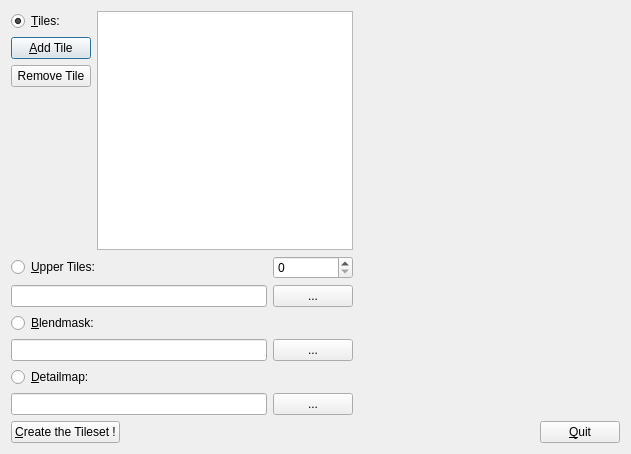
<ui version="4.0" >
 <class>TilesetMaker</class>
 <widget class="QDialog" name="TilesetMaker" >
  <property name="geometry" >
   <rect>
    <x>0</x>
    <y>0</y>
    <width>631</width>
    <height>454</height>
   </rect>
  </property>
  <property name="windowTitle" >
   <string>TilesetMaker</string>
  </property>
  <property name="windowIcon" >
   <iconset resource="application.qrc" >:/newicon16.png</iconset>
  </property>
  <layout class="QVBoxLayout" >
   <item>
    <layout class="QHBoxLayout" >
     <item>
      <layout class="QVBoxLayout" >
       <item>
        <layout class="QHBoxLayout" >
         <item>
          <layout class="QVBoxLayout" >
           <item>
            <widget class="QRadioButton" name="m_prbTiles" >
             <property name="toolTip" >
              <string>If you select this, you will see the image on the right, that's all.</string>
             </property>
             <property name="statusTip" >
              <string>If you select this, you will see the image on the right, that's all.</string>
             </property>
             <property name="whatsThis" >
              <string>If you select this, you will see the image on the right, that's all.</string>
             </property>
             <property name="text" >
              <string>&amp;Tiles:</string>
             </property>
             <property name="checked" >
              <bool>true</bool>
             </property>
            </widget>
           </item>
           <item>
            <widget class="QPushButton" name="m_pbtnAdd" >
             <property name="toolTip" >
              <string>This adds a tile to the list of (Lower)tiles.</string>
             </property>
             <property name="statusTip" >
              <string>This adds a tile to the list of (Lower)tiles.</string>
             </property>
             <property name="whatsThis" >
              <string>This adds a tile to the list of (Lower)tiles.</string>
             </property>
             <property name="text" >
              <string>&amp;Add Tile</string>
             </property>
            </widget>
           </item>
           <item>
            <widget class="QPushButton" name="m_pbtnRem" >
             <property name="toolTip" >
              <string>This removes the currently selected tile from the list of (Lower)tiles.</string>
             </property>
             <property name="statusTip" >
              <string>This removes the currently selected tile from the list of (Lower)tiles.</string>
             </property>
             <property name="whatsThis" >
              <string>This removes the currently selected tile from the list of (Lower)tiles.</string>
             </property>
             <property name="text" >
              <string>Remove Tile</string>
             </property>
            </widget>
           </item>
           <item>
            <spacer>
             <property name="orientation" >
              <enum>Qt::Vertical</enum>
             </property>
             <property name="sizeHint" >
              <size>
               <width>20</width>
               <height>40</height>
              </size>
             </property>
            </spacer>
           </item>
          </layout>
         </item>
         <item>
          <widget class="QListWidget" name="m_plbTiles" >
           <property name="sizePolicy" >
            <sizepolicy vsizetype="Minimum" hsizetype="Minimum" >
             <horstretch>0</horstretch>
             <verstretch>0</verstretch>
            </sizepolicy>
           </property>
           <property name="statusTip" >
            <string>This is the list of Lowertiles.</string>
           </property>
           <property name="whatsThis" >
            <string>This is the list of Lowertiles.</string>
           </property>
          </widget>
         </item>
        </layout>
       </item>
       <item>
        <layout class="QGridLayout" >
         <item row="1" column="1" >
          <widget class="QPushButton" name="m_pbtnBrowseUppertiles" >
           <property name="sizePolicy" >
            <sizepolicy vsizetype="Fixed" hsizetype="Fixed" >
             <horstretch>0</horstretch>
             <verstretch>0</verstretch>
            </sizepolicy>
           </property>
           <property name="toolTip" >
            <string>This opens a Dialog that lets you choose a file.</string>
           </property>
           <property name="statusTip" >
            <string>This opens a Dialog that lets you choose a file.</string>
           </property>
           <property name="whatsThis" >
            <string>This opens a Dialog that lets you choose a file.</string>
           </property>
           <property name="text" >
            <string>...</string>
           </property>
          </widget>
         </item>
         <item row="1" column="0" >
          <widget class="QLineEdit" name="m_pedUppertiles" >
           <property name="sizePolicy" >
            <sizepolicy vsizetype="Fixed" hsizetype="Minimum" >
             <horstretch>0</horstretch>
             <verstretch>0</verstretch>
            </sizepolicy>
           </property>
           <property name="toolTip" >
            <string>This is the path to the image file containing all your uppertiles.</string>
           </property>
           <property name="statusTip" >
            <string>This is the path to the image file containing all your uppertiles.</string>
           </property>
           <property name="whatsThis" >
            <string>This is the path to the image file containing all your uppertiles.</string>
           </property>
          </widget>
         </item>
         <item row="0" column="1" >
          <widget class="QSpinBox" name="m_psbUppertilesCount" >
           <property name="toolTip" >
            <string>This is how much uppertiles there are in your uppertiles map.</string>
           </property>
           <property name="statusTip" >
            <string>This is how much uppertiles there are in your uppertiles map.</string>
           </property>
           <property name="whatsThis" >
            <string>This is how much uppertiles there are in your uppertiles map.</string>
           </property>
          </widget>
         </item>
         <item row="0" column="0" >
          <widget class="QRadioButton" name="m_prbUppertiles" >
           <property name="toolTip" >
            <string>If you select this, you will see the image on the right, that's all.</string>
           </property>
           <property name="statusTip" >
            <string>If you select this, you will see the image on the right, that's all.</string>
           </property>
           <property name="whatsThis" >
            <string>If you select this, you will see the image on the right, that's all.</string>
           </property>
           <property name="text" >
            <string>&amp;Upper Tiles:</string>
           </property>
          </widget>
         </item>
        </layout>
       </item>
       <item>
        <layout class="QGridLayout" >
         <item row="1" column="1" >
          <widget class="QPushButton" name="m_pbtnBrowseBlendmask" >
           <property name="sizePolicy" >
            <sizepolicy vsizetype="Fixed" hsizetype="Fixed" >
             <horstretch>0</horstretch>
             <verstretch>0</verstretch>
            </sizepolicy>
           </property>
           <property name="toolTip" >
            <string>This opens a Dialog that lets you choose a file.</string>
           </property>
           <property name="statusTip" >
            <string>This opens a Dialog that lets you choose a file.</string>
           </property>
           <property name="whatsThis" >
            <string>This opens a Dialog that lets you choose a file.</string>
           </property>
           <property name="text" >
            <string>...</string>
           </property>
          </widget>
         </item>
         <item row="1" column="0" >
          <widget class="QLineEdit" name="m_pedBlendmask" >
           <property name="sizePolicy" >
            <sizepolicy vsizetype="Fixed" hsizetype="Minimum" >
             <horstretch>0</horstretch>
             <verstretch>0</verstretch>
            </sizepolicy>
           </property>
           <property name="toolTip" >
            <string>This is the path to your blendmask image.</string>
           </property>
           <property name="statusTip" >
            <string>This is the path to your blendmask image.</string>
           </property>
           <property name="whatsThis" >
            <string>This is the path to your blendmask image.</string>
           </property>
          </widget>
         </item>
         <item row="0" column="0" >
          <widget class="QRadioButton" name="m_prbBlendmask" >
           <property name="toolTip" >
            <string>If you select this, you will see the image on the right, that's all.</string>
           </property>
           <property name="statusTip" >
            <string>If you select this, you will see the image on the right, that's all.</string>
           </property>
           <property name="whatsThis" >
            <string>If you select this, you will see the image on the right, that's all.</string>
           </property>
           <property name="text" >
            <string>&amp;Blendmask:</string>
           </property>
          </widget>
         </item>
        </layout>
       </item>
       <item>
        <layout class="QGridLayout" >
         <item row="1" column="1" >
          <widget class="QPushButton" name="m_pbtnBrowseDetailmap" >
           <property name="sizePolicy" >
            <sizepolicy vsizetype="Fixed" hsizetype="Fixed" >
             <horstretch>0</horstretch>
             <verstretch>0</verstretch>
            </sizepolicy>
           </property>
           <property name="toolTip" >
            <string>This opens a Dialog that lets you choose a file.</string>
           </property>
           <property name="statusTip" >
            <string>This opens a Dialog that lets you choose a file.</string>
           </property>
           <property name="whatsThis" >
            <string>This opens a Dialog that lets you choose a file.</string>
           </property>
           <property name="text" >
            <string>...</string>
           </property>
          </widget>
         </item>
         <item row="1" column="0" >
          <widget class="QLineEdit" name="m_pedDetailmap" >
           <property name="sizePolicy" >
            <sizepolicy vsizetype="Fixed" hsizetype="Minimum" >
             <horstretch>0</horstretch>
             <verstretch>0</verstretch>
            </sizepolicy>
           </property>
           <property name="toolTip" >
            <string>This is the path to your detailmap image.</string>
           </property>
           <property name="statusTip" >
            <string>This is the path to your detailmap image.</string>
           </property>
           <property name="whatsThis" >
            <string>This is the path to your detailmap image.</string>
           </property>
          </widget>
         </item>
         <item row="0" column="0" >
          <widget class="QRadioButton" name="m_prbDetailmap" >
           <property name="toolTip" >
            <string>If you select this, you will see the image on the right, that's all.</string>
           </property>
           <property name="statusTip" >
            <string>If you select this, you will see the image on the right, that's all.</string>
           </property>
           <property name="whatsThis" >
            <string>If you select this, you will see the image on the right, that's all.</string>
           </property>
           <property name="text" >
            <string>&amp;Detailmap:</string>
           </property>
          </widget>
         </item>
        </layout>
       </item>
      </layout>
     </item>
     <item>
      <widget class="QLabel" name="m_pimgCurrentPreview" >
       <property name="sizePolicy" >
        <sizepolicy vsizetype="Expanding" hsizetype="Expanding" >
         <horstretch>0</horstretch>
         <verstretch>0</verstretch>
        </sizepolicy>
       </property>
       <property name="minimumSize" >
        <size>
         <width>256</width>
         <height>256</height>
        </size>
       </property>
       <property name="text" >
        <string/>
       </property>
       <property name="pixmap" >
        <pixmap resource="application.qrc" >:/newicon48.png</pixmap>
       </property>
       <property name="scaledContents" >
        <bool>false</bool>
       </property>
       <property name="alignment" >
        <set>Qt::AlignCenter</set>
       </property>
      </widget>
     </item>
    </layout>
   </item>
   <item>
    <layout class="QHBoxLayout" >
     <item>
      <widget class="QPushButton" name="m_pbtnCreate" >
       <property name="toolTip" >
        <string>This creates the tileset, but it first asks you where to save it.</string>
       </property>
       <property name="statusTip" >
        <string>This creates the tileset, but it first asks you where to save it.</string>
       </property>
       <property name="whatsThis" >
        <string>This creates the tileset, but it first asks you where to save it.</string>
       </property>
       <property name="text" >
        <string>&amp;Create the Tileset !</string>
       </property>
      </widget>
     </item>
     <item>
      <spacer>
       <property name="orientation" >
        <enum>Qt::Horizontal</enum>
       </property>
       <property name="sizeHint" >
        <size>
         <width>40</width>
         <height>20</height>
        </size>
       </property>
      </spacer>
     </item>
     <item>
      <widget class="QPushButton" name="m_pbtnQuit" >
       <property name="statusTip" >
        <string>This closes the TilesetMaker without saving your work.</string>
       </property>
       <property name="whatsThis" >
        <string>This closes the TilesetMaker without saving your work.</string>
       </property>
       <property name="text" >
        <string>&amp;Quit</string>
       </property>
      </widget>
     </item>
    </layout>
   </item>
  </layout>
 </widget>
 <tabstops>
  <tabstop>m_pbtnAdd</tabstop>
  <tabstop>m_pbtnRem</tabstop>
  <tabstop>m_plbTiles</tabstop>
  <tabstop>m_pedUppertiles</tabstop>
  <tabstop>m_pbtnBrowseUppertiles</tabstop>
  <tabstop>m_pedBlendmask</tabstop>
  <tabstop>m_pbtnBrowseBlendmask</tabstop>
  <tabstop>m_pedDetailmap</tabstop>
  <tabstop>m_pbtnBrowseDetailmap</tabstop>
  <tabstop>m_pbtnCreate</tabstop>
  <tabstop>m_pbtnQuit</tabstop>
 </tabstops>
 <resources>
  <include location="application.qrc" />
 </resources>
 <connections>
  <connection>
   <sender>m_pbtnQuit</sender>
   <signal>clicked()</signal>
   <receiver>TilesetMaker</receiver>
   <slot>close()</slot>
   <hints>
    <hint type="sourcelabel" >
     <x>620</x>
     <y>443</y>
    </hint>
    <hint type="destinationlabel" >
     <x>543</x>
     <y>388</y>
    </hint>
   </hints>
  </connection>
 </connections>
</ui>
